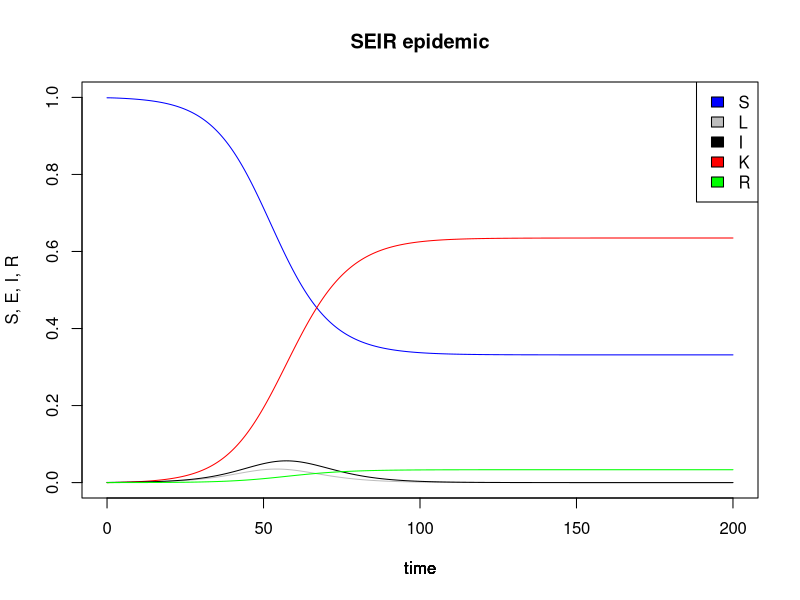

Reproduce this figure in R.
# From https://rpubs.com/srijana/110753

library (deSolve) 

seir_model = function (current_timepoint, state_values, parameters)
{
  # create state variables (local variables)
  S = state_values [1]        # susceptibles
  L = state_values [2]        # latent
  I = state_values [3]        # infectious
  K = state_values [4]        # killed (immediately)
  R = state_values [5]        # recovered
  
  with ( 
    as.list (parameters),     # variable names within parameters can be used 
    {
      # compute derivatives
      dS = (-beta * S * I)
      dL = (beta * S * I) - (delta * L)
      dI = (delta * L) - (mu * I) -(gamma * I)
      dK = (mu * I)
      dR = (gamma * I)
      
      # combine results
      results = c (dS, dL, dI, dK, dR)
      list (results)
    }
  )
}

contact_rate = 10                     # number of contacts per day
transmission_probability = 0.05       # transmission probability
infectious_period = 3.3                 # infectious period
latent_period = 2                     # latent period
case_fatality = .95

beta_value = contact_rate * transmission_probability
gamma_value = (1 / infectious_period) - case_fatality/infectious_period
delta_value = 1 / latent_period
mu_value = case_fatality/infectious_period

Ro = beta_value / (gamma_value+mu_value)

#Disease dynamics parameters.
parameter_list = c (beta = beta_value, gamma = gamma_value, delta = delta_value, mu=mu_value)
#Initial values for sub-populations.
W = 9990        # susceptible hosts
X = 10           # infectious hosts
Y = 0           # recovered hosts
Z = 0           # exposed hosts
ZED = 0         # pre-killed hosts

#Compute total population.

N = W + X + Y + Z + ZED
#Initial state values for the differential equations.

initial_values = c (S = W/N, E = X/N, I = Y/N, K = ZED/N, R = Z/N)
#Output timepoints.

timepoints = seq (0, 200, by=0.1)
#Simulate the SEIR epidemic.

output = lsoda (initial_values, timepoints, seir_model, parameter_list)
#Plot dynamics of all sub-populations.

# susceptible hosts over time
plot (S ~ time, data = output, type='l', ylim = c(0,1), col = 'blue', ylab = 'S, E, I, R', main = 'SEIR epidemic') 
# remain on same frame
par (new = TRUE)    
# exposed hosts over time
plot (E ~ time, data = output, type='l', ylim = c(0,1), col = 'grey', ylab = '', axes = FALSE)
# remain on same frame
par (new = TRUE) 
# killed hosts over time
plot (K ~ time, data = output, type='l', ylim = c(0,1), col = 'red', ylab = '', axes = FALSE) 
# remain on same frame
par (new = TRUE)
# infectious hosts over time
plot (I ~ time, data = output, type='l', ylim = c(0,1), col = 'black', ylab = '', axes = FALSE) 
# remain on same frame
par (new = TRUE)  
# recovered hosts over time
plot (R ~ time, data = output, type='l', ylim = c(0,1), col = 'green', ylab = '', axes = FALSE)

legend(x="topright", legend=c("S","L","I","K","R"), fill=c('blue','grey', 'black', 'red', 'green'))

#Find totals:
